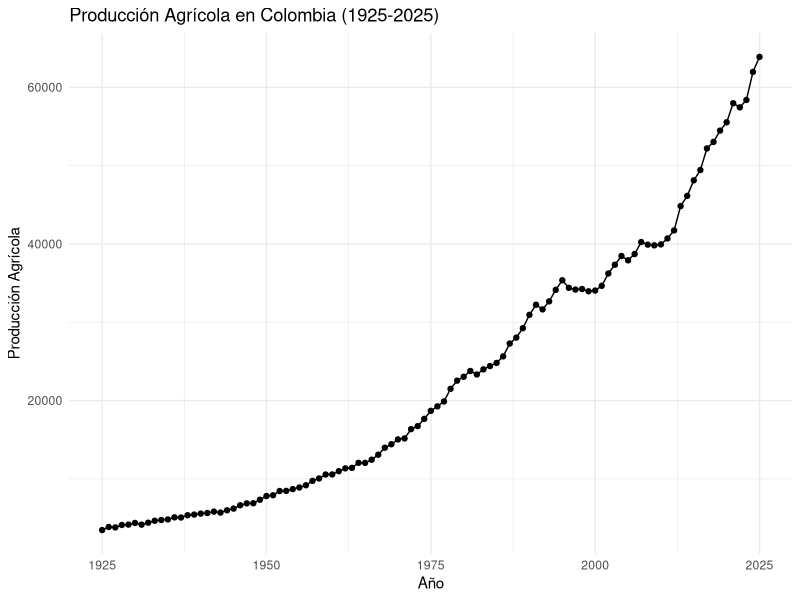
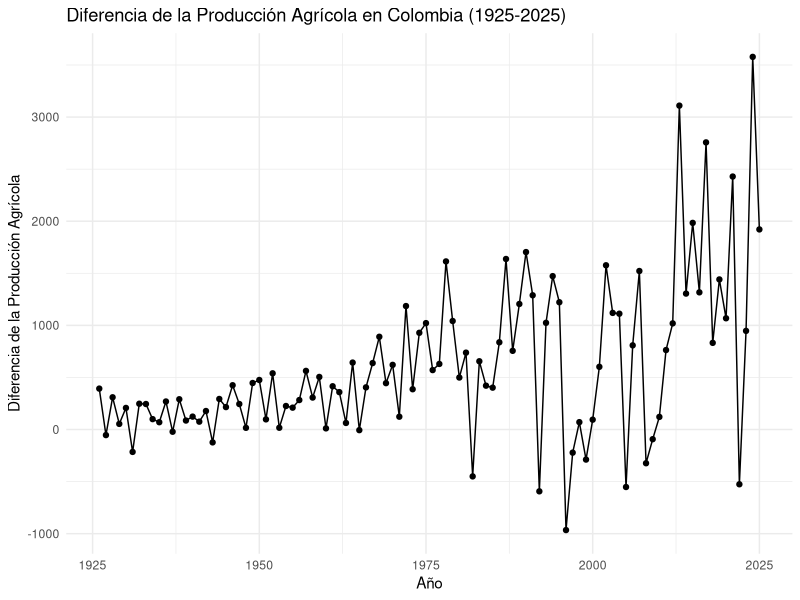
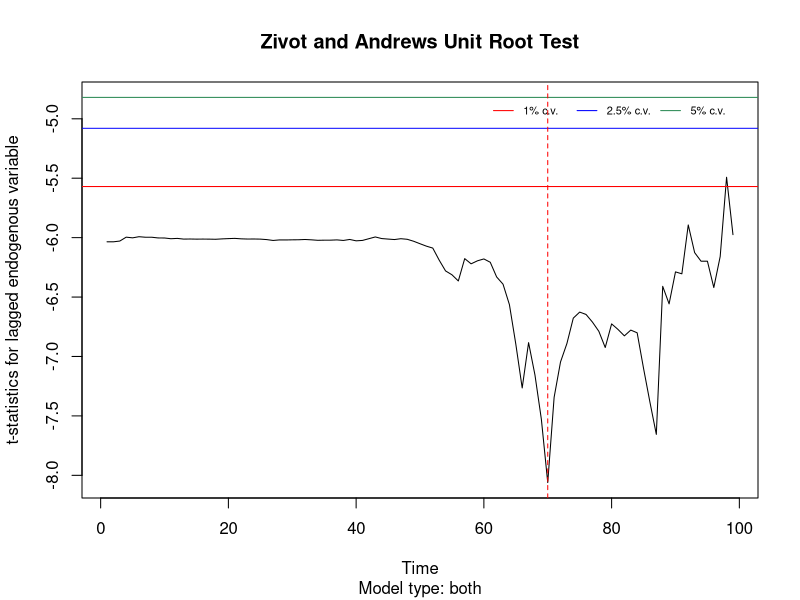

Here is the R script that generated these plots, in order:
# leer la base
library(readr)
base <- read.csv("Base_100_Anios_Construccion.csv")
head(base)
# verifacamos que no se repitan los años
length(unique(base$Año))
# verifacamos que no haya valores faltantes
sum(is.na(base))
# hacemos un gráfico de la producción agrícola a lo largo del tiempo
library(ggplot2)
ggplot(base, aes(x = Año, y = Valor)) +
  geom_line() +
  geom_point() +
  labs(title = "Producción Agrícola en Colombia (1925-2025)",
       x = "Año",
       y = "Producción Agrícola") +
  theme_minimal()
# hacemos un analisis des descriptivo de la producción agrícola
summary(base$Valor)
# hacemos la prueba ADF para verificar la estacionariedad de la serie
library(tseries)
ts <- ts(base$Valor, start = min(base$Año), end = max(base$Año))
adf.test(ts)
# hacemos la prueba KPSS para verificar la estacionariedad de la serie
adf.test(ts)
# observamos que la serie no es estacionaria, por lo que aplicamos una diferenciación
diff_ts <- diff(ts)
# hacemos la prueba ADF para verificar la estacionariedad de la serie diferenciada
adf.test(diff_ts)
# ahora si, la serie es estacionaria, por lo que podemos proceder a hacer el análisis econométrico
# graficamos la serie diferenciada
ggplot(data.frame(Año = base$Año[-1], Valor = diff_ts), aes(x = Año, y = Valor)) +
  geom_line() +
  geom_point() +
  labs(title = "Diferencia de la Producción Agrícola en Colombia (1925-2025)",
       x = "Año",
       y = "Diferencia de la Producción Agrícola") +
  theme_minimal()

library(urca)
# Prueba de Zivot-Andrews buscando quiebre en ambos (nivel y tendencia)
za_test <- ur.za(diff_ts, model = "both", lag = 1)
summary(za_test)
plot(za_test) # Esto te mostrará gráficamente dónde está el choque
